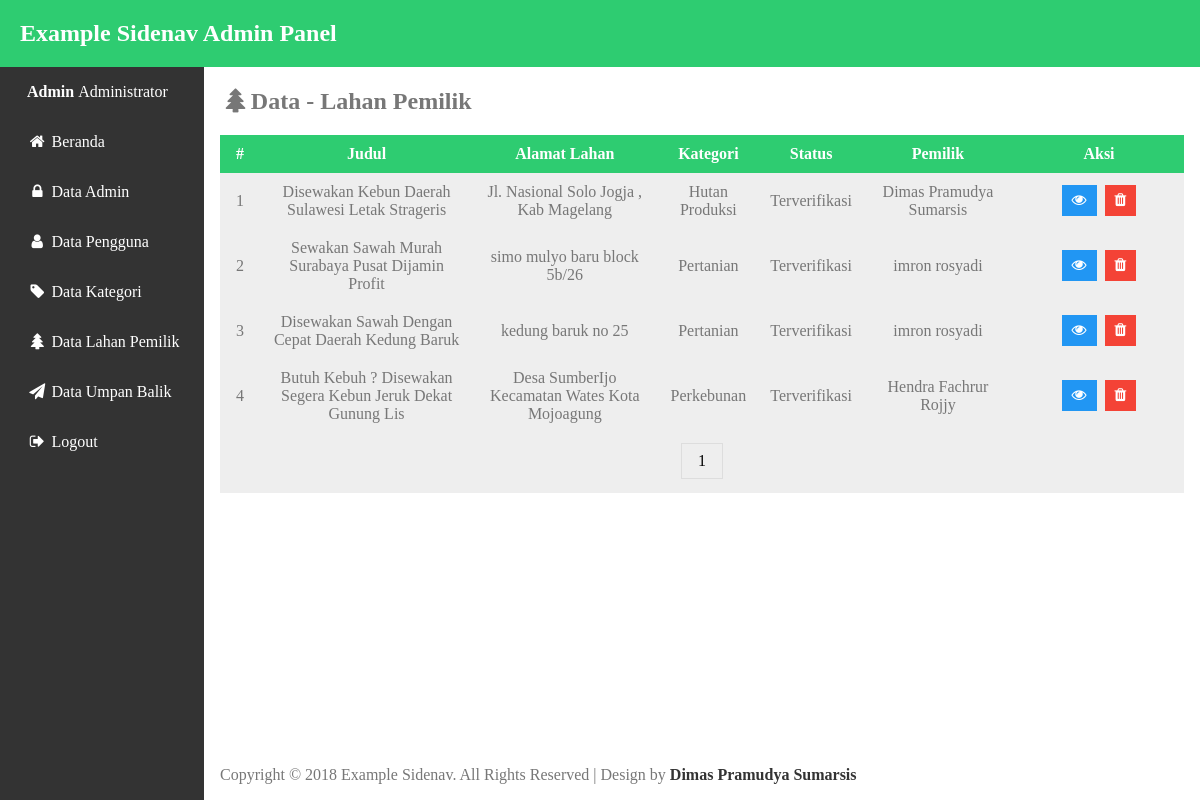
Before: /adm/fieldData.php (signed in) with the older database file.
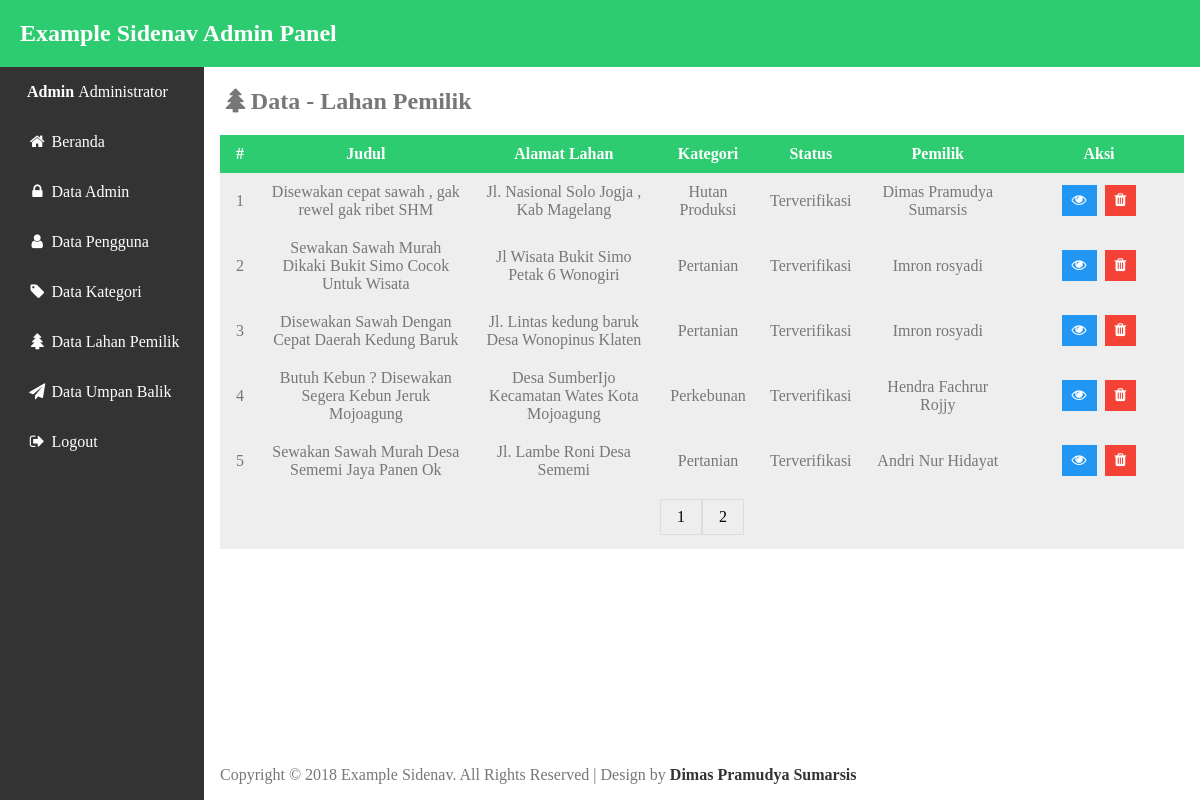
After: the same page with the newer database file.
### tables this page shows
CREATE TABLE `tb_lahan` (
  `id_lahan` int(11) NOT NULL,
  `id_user` int(11) NOT NULL,
  `id_kategori` int(11) NOT NULL,
  `judul` varchar(100) NOT NULL,
  `alamat_lahan` varchar(100) NOT NULL,
  `luas` varchar(7) NOT NULL,
  `sertifikasi` varchar(60) NOT NULL,
  `deskripsi` text NOT NULL,
  `harga` int(11) NOT NULL,
  `kurun_sewa` varchar(10) NOT NULL,
  `status` varchar(20) NOT NULL,
  `kondisi` varchar(10) NOT NULL,
  `fasilitas_irigasi` varchar(60) NOT NULL,
  `fasilitas_tanah` varchar(60) NOT NULL,
  `fasilitas_jalan` varchar(60) NOT NULL,
  `fasilitas_pemandangan` varchar(60) NOT NULL,
  `foto_lahan` varchar(255) NOT NULL,
  `fieldCreate_at` varchar(100) DEFAULT NULL,
  `fieldUpdate_at` varchar(100) DEFAULT NULL
);

CREATE TABLE `tb_kategori` (
  `id_kategori` int(11) NOT NULL,
  `kategori` varchar(20) NOT NULL,
  `create_at` varchar(100) DEFAULT NULL,
  `update_at` varchar(100) DEFAULT NULL
);

CREATE TABLE `tb_user` (
  `id_user` int(8) NOT NULL,
  `nama_depan` varchar(15) NOT NULL,
  `nama_belakang` varchar(60) NOT NULL,
  `email` varchar(60) NOT NULL,
  `password` varchar(255) NOT NULL,
  `alamat` varchar(100) NOT NULL,
  `telepon` varchar(13) NOT NULL,
  `profesi` varchar(20) NOT NULL,
  `foto` varchar(200) NOT NULL,
  `create_at` varchar(100) DEFAULT NULL,
  `update_at` varchar(100) DEFAULT NULL
);

### adm/fieldData.php (the view, shortened to what this page needs)
<?php
    require_once "db.php";
    $limit = 5;
    $sql = "SELECT * FROM tb_lahan INNER JOIN tb_user ON tb_lahan.id_user=tb_user.id_user INNER JOIN tb_kategori ON tb_lahan.id_kategori=tb_kategori.id_kategori ORDER BY status ASC";
    $query = $db->prepare($sql);
    $query->execute();
    $total_result = $query->rowCount();
    $total_pages = ceil($total_result/$limit);
    if(!isset($_GET['page']))
    {
      $page = 1;
    }
    else
    {
      $page = $_GET['page'];
    }
    $starting_limit = ($page-1)*$limit;
    $show = "SELECT * FROM tb_lahan INNER JOIN tb_user ON tb_lahan.id_user=tb_user.id_user INNER JOIN tb_kategori ON tb_lahan.id_kategori=tb_kategori.id_kategori ORDER BY status ASC LIMIT $starting_limit , $limit";
    $showquery = $db->prepare($show);
    $showquery->execute();
    $data = $showquery->fetchAll();
 ?>
<!DOCTYPE html>
<html>
<head>
<link rel="stylesheet" type="text/css" href="css/style.css">
<link rel="stylesheet" href="css/font-awesome.min.css">
</head>
<body>
<?php include "template/header.php"; ?>
<div class="wrapper">
  <div class="content">
    <h2><i class="fa fa-tree fa-fw" aria-hidden="true"></i>Data - Lahan Pemilik</h2>
    <div style="overflow-x:auto;">
      <table id="myTable">
        <tr>
          <th class="no-column">#</th>
          <th>Judul</th>
          <th>Alamat Lahan</th>
          <th>Kategori</th>
          <th>Status</th>
          <th>Pemilik</th>
          <th class="action-column">Aksi</th>
        </tr>
        <?php
        $no=1;
        foreach ($data as $value) { ?>
        <tr>
            <td><?php echo $no++ ?></td>
            <td><?php echo $value['judul'];?></td>
            <td><?php echo $value['alamat_lahan'];?></td>
            <td><?php echo $value['kategori'];?></td>
            <td><?php echo $value['status'];?></td>
            <td><?php echo $value['nama_depan'] . '&nbsp;' . $value['nama_belakang'];?></td>
            <td>
            <a href="fieldView.php?id_lahan=<?php echo $value['id_lahan']; ?>" class="btn act info"><i class="fa fa-eye"></i></a>
            <a href="fieldProses.php?id_lahan=<?php echo $value['id_lahan']; ?>" class="btn act danger"><i class="fa fa-trash"></i></a>
          </td>
        </tr>
        <?php } ?>
        <tr>
          <td colspan="8">
            <div class="pagination">
              <?php for($page=1; $page <= $total_pages ; $page++):?>
                  <a href="<?php echo "?page=$page" ?>"><?php echo $page; ?></a>
              <?php endfor; ?>
            </div>
          </td>
        </tr>
      </table>
    </div>
<?php include "template/footer.php"; ?>
</div>
</body>
</html>

Changed rows visible on the page:
changed tb_lahan "Jl. Nasional Solo Jogja , Kab Magelang": judul "Disewakan Kebun Daerah Sulawesi Letak Strageris" → "Disewakan cepat sawah , gak rewel gak ribet SHM"
changed tb_lahan: judul "Sewakan Sawah Murah Surabaya Pusat Dijamin Profit" → "Sewakan Sawah Murah Dikaki Bukit Simo Cocok Untuk Wisata"; alamat_lahan "simo mulyo baru block 5b/26" → "Jl Wisata Bukit Simo Petak 6 Wonogiri"; id_user.nama_depan "imron" → "Imron"
changed tb_lahan "Disewakan Sawah Dengan Cepat Daerah Kedung Baruk": alamat_lahan "kedung baruk no 25" → "Jl. Lintas kedung baruk Desa Wonopinus Klaten"; id_user.nama_depan "imron" → "Imron"
changed tb_lahan "Desa SumberIjo Kecamatan Wates Kota Mojoagung": judul "Butuh Kebuh ? Disewakan Segera Kebun Jeruk Dekat Gunung Lis" → "Butuh Kebun ? Disewakan Segera Kebun Jeruk Mojoagung"
added tb_lahan: judul "Sewakan Sawah Murah Desa Sememi Jaya Panen Ok", alamat_lahan "Jl. Lambe Roni Desa Sememi", id_kategori.kategori "Pertanian", status "Terverifikasi", id_user.nama_depan "Andri", id_user.nama_belakang "Nur Hidayat"
Other visible differences:
new list line: "2"
